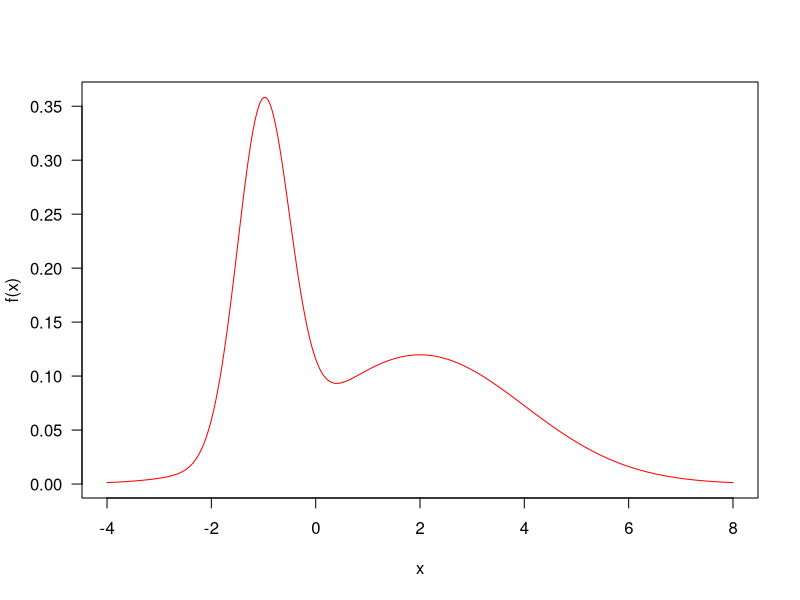
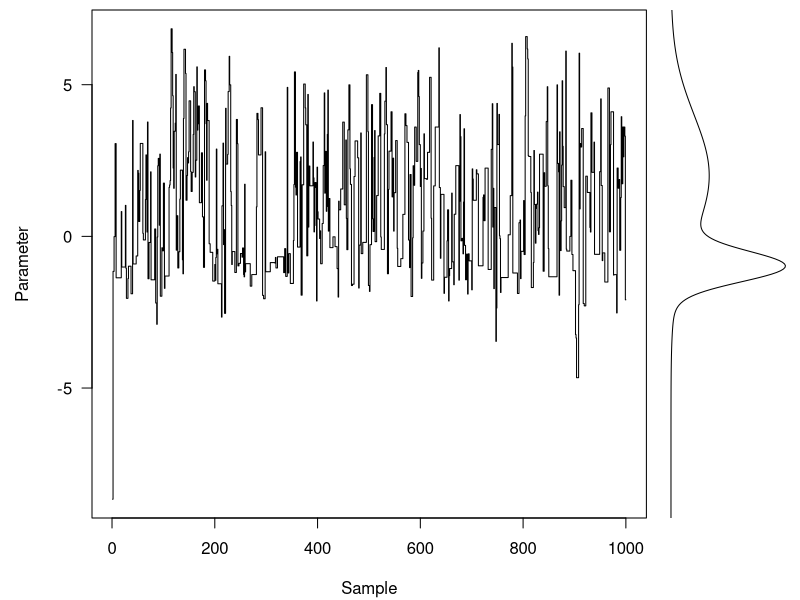
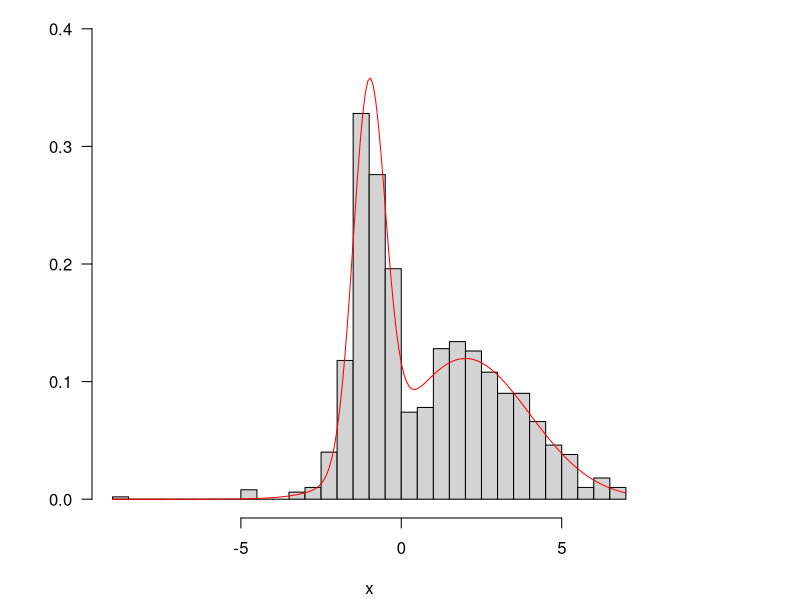

Source code (R) for these figures, in order:
#https://nicercode.github.io/guides/mcmc/

p <- 0.4
mu <- c(-1, 2)
sd <- c(.5, 2)
f <- function(x)
  p     * dnorm(x, mu[1], sd[1]) +
  (1-p) * dnorm(x, mu[2], sd[2])


curve(f(x), col="red", -4, 8, n=301, las=1)

q <- function(x) rnorm(1, x, 4)


step <- function(x, f, q) {
  ## Pick new point
  xp <- q(x)
  ## Acceptance probability:
  alpha <- min(1, f(xp) / f(x))
  ## Accept new point with probability alpha:
  if (runif(1) < alpha)
    x <- xp
  ## Returning the point:
  x
}


run <- function(x, f, q, nsteps) {
  res <- matrix(NA, nsteps, length(x))
  for (i in seq_len(nsteps))
    res[i,] <- x <- step(x, f, q)
  drop(res)
}

res <- run(-10, f, q, 1000)


layout(matrix(c(1, 2), 1, 2), widths=c(4, 1))
par(mar=c(4.1, .5, .5, .5), oma=c(0, 4.1, 0, 0))
plot(res, type="s", xpd=NA, ylab="Parameter", xlab="Sample", las=1)
usr <- par("usr")
xx <- seq(usr[3], usr[4], length=301)
plot(f(xx), xx, type="l", yaxs="i", axes=FALSE, xlab="")


hist(res, 50, freq=FALSE, main="", ylim=c(0, .4), las=1,
     xlab="x", ylab="Probability density")
z <- integrate(f, -Inf, Inf)$value
curve(f(x) / z, add=TRUE, col="red", n=200)
